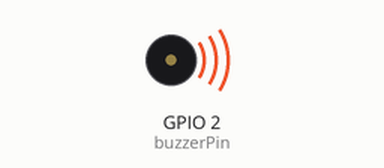
Recording of a sketch running on a simulated ESP32-S3. Shown: buzzer (waves = sounding). What the sketch prints to the serial monitor is not drawn.

Above: at 0.2 s.
At 4.8 s:
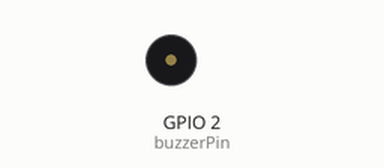
Timing chart, 0 to 7.0 s (numbered marks = the images above):
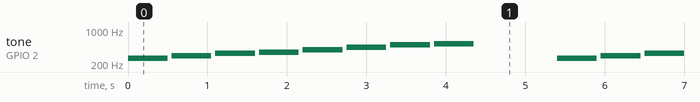

Measured:
- by itself, tone on GPIO 2 (buzzerPin): repeats every 5.4 s: silent 0.05 s, 294 Hz 0.50 s, silent 0.05 s, 330 Hz 0.50 s, silent 0.05 s, 349 Hz 0.50 s, silent 0.05 s, 392 Hz 0.50 s, silent 0.05 s, 440 Hz 0.50 s, silent 0.05 s, 494 Hz 0.50 s, silent 0.05 s, 523 Hz 0.50 s, silent 1.1 s, 262 Hz 0.50 s

The sketch:

buzzer-tones.ino
```cpp
/*
 * Playing different tones
 *
 * Board:  tinyCore (ESP32-S3)
 * Docs:   https://tinydocs.cc/2_tiny-core/basics/buzz-buzzer/
 * Studio: https://app.tinystudio.cc/Mister-Industries/tinyStudio-examples/basics/buzzer-tones
 *
 * Part of the MR.INDUSTRIES tinyStudio examples collection.
 * Generated from tinyDocs — edit the docs page, not this file.
 */

// Musical Scale with Buzzer

const int buzzerPin = 2;
const int resolution = 8;

// Musical note frequencies (in Hz)
const int NOTE_C4 = 262;
const int NOTE_D4 = 294;
const int NOTE_E4 = 330;
const int NOTE_F4 = 349;
const int NOTE_G4 = 392;
const int NOTE_A4 = 440;
const int NOTE_B4 = 494;
const int NOTE_C5 = 523;

void setup() {
  Serial.begin(115200);
  ledcAttach(buzzerPin, 2000, resolution);

  Serial.println("Playing musical scale...");
}

void playNote(int frequency, int duration) {
  if (frequency > 0) {
    ledcWriteTone(buzzerPin, frequency);
  } else {
    ledcWriteTone(buzzerPin, 0);  // Rest (silence)
  }
  delay(duration);
  ledcWriteTone(buzzerPin, 0);  // Stop sound
  delay(50);  // Small pause between notes
}

void loop() {
  // Play a C major scale
  playNote(NOTE_C4, 500);
  playNote(NOTE_D4, 500);
  playNote(NOTE_E4, 500);
  playNote(NOTE_F4, 500);
  playNote(NOTE_G4, 500);
  playNote(NOTE_A4, 500);
  playNote(NOTE_B4, 500);
  playNote(NOTE_C5, 500);

  delay(1000);  // Pause before repeating
}
```
